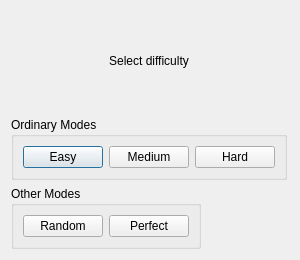
<?xml version="1.0" encoding="UTF-8"?>
<ui version="4.0">
 <class>NewGameDialog</class>
 <widget class="QDialog" name="NewGameDialog">
  <property name="windowModality">
   <enum>Qt::ApplicationModal</enum>
  </property>
  <property name="geometry">
   <rect>
    <x>0</x>
    <y>0</y>
    <width>300</width>
    <height>260</height>
   </rect>
  </property>
  <property name="windowTitle">
   <string>Select Difficulty</string>
  </property>
  <property name="modal">
   <bool>true</bool>
  </property>
  <layout class="QGridLayout" name="gridLayout_2">
   <item row="1" column="0" colspan="2">
    <widget class="QGroupBox" name="groupBox">
     <property name="title">
      <string>Ordinary Modes</string>
     </property>
     <property name="flat">
      <bool>false</bool>
     </property>
     <property name="checkable">
      <bool>false</bool>
     </property>
     <layout class="QGridLayout" name="gridLayout">
      <item row="0" column="0">
       <widget class="QPushButton" name="btnEasy">
        <property name="text">
         <string>Easy</string>
        </property>
       </widget>
      </item>
      <item row="0" column="1">
       <widget class="QPushButton" name="btnMedium">
        <property name="text">
         <string>Medium</string>
        </property>
       </widget>
      </item>
      <item row="0" column="2">
       <widget class="QPushButton" name="btnHard">
        <property name="text">
         <string>Hard</string>
        </property>
       </widget>
      </item>
     </layout>
    </widget>
   </item>
   <item row="3" column="0">
    <widget class="QGroupBox" name="groupBox_2">
     <property name="title">
      <string>Other Modes</string>
     </property>
     <layout class="QGridLayout" name="gridLayout_3">
      <item row="0" column="0">
       <widget class="QPushButton" name="btnRandom">
        <property name="text">
         <string>Random</string>
        </property>
       </widget>
      </item>
      <item row="0" column="1">
       <widget class="QPushButton" name="btnPerfect">
        <property name="text">
         <string>Perfect</string>
        </property>
       </widget>
      </item>
     </layout>
    </widget>
   </item>
   <item row="3" column="1">
    <spacer name="horizontalSpacer">
     <property name="orientation">
      <enum>Qt::Horizontal</enum>
     </property>
     <property name="sizeHint" stdset="0">
      <size>
       <width>119</width>
       <height>20</height>
      </size>
     </property>
    </spacer>
   </item>
   <item row="4" column="0">
    <spacer name="verticalSpacer">
     <property name="orientation">
      <enum>Qt::Vertical</enum>
     </property>
     <property name="sizeHint" stdset="0">
      <size>
       <width>20</width>
       <height>40</height>
      </size>
     </property>
    </spacer>
   </item>
   <item row="0" column="0" colspan="2">
    <widget class="QLabel" name="lblSelectDifficulty">
     <property name="minimumSize">
      <size>
       <width>0</width>
       <height>100</height>
      </size>
     </property>
     <property name="text">
      <string>Select difficulty</string>
     </property>
     <property name="alignment">
      <set>Qt::AlignCenter</set>
     </property>
    </widget>
   </item>
   <item row="0" column="2">
    <spacer name="horizontalSpacer_2">
     <property name="orientation">
      <enum>Qt::Horizontal</enum>
     </property>
     <property name="sizeHint" stdset="0">
      <size>
       <width>99999</width>
       <height>20</height>
      </size>
     </property>
    </spacer>
   </item>
  </layout>
 </widget>
 <resources/>
 <connections/>
</ui>
